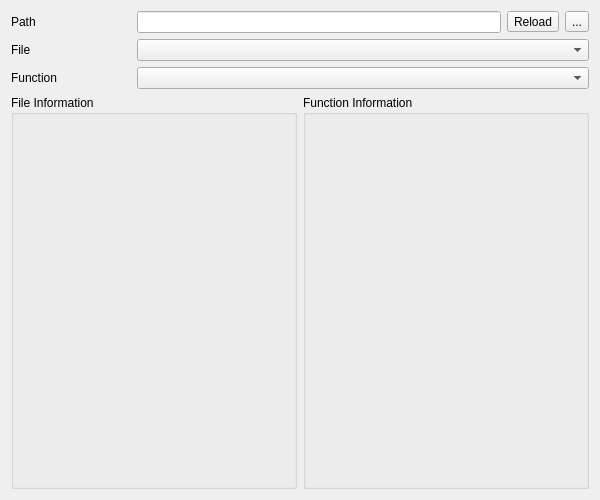
<?xml version="1.0" encoding="UTF-8"?>
<ui version="4.0">
 <class>MainWidget</class>
 <widget class="QWidget" name="MainWidget">
  <property name="geometry">
   <rect>
    <x>0</x>
    <y>0</y>
    <width>600</width>
    <height>500</height>
   </rect>
  </property>
  <property name="windowTitle">
   <string>Complexity Analysis</string>
  </property>
  <layout class="QVBoxLayout" name="verticalLayout">
   <item>
    <layout class="QHBoxLayout" name="layoutPath">
     <item>
      <widget class="QLabel" name="labelPath">
       <property name="minimumSize">
        <size>
         <width>120</width>
         <height>0</height>
        </size>
       </property>
       <property name="maximumSize">
        <size>
         <width>120</width>
         <height>16777215</height>
        </size>
       </property>
       <property name="text">
        <string>Path</string>
       </property>
      </widget>
     </item>
     <item>
      <widget class="QLineEdit" name="lineEdit"/>
     </item>
     <item>
      <widget class="QToolButton" name="reloadPathButton">
       <property name="text">
        <string>Reload</string>
       </property>
      </widget>
     </item>
     <item>
      <widget class="QToolButton" name="choosePathButton">
       <property name="text">
        <string>...</string>
       </property>
      </widget>
     </item>
    </layout>
   </item>
   <item>
    <layout class="QHBoxLayout" name="layoutFile">
     <item>
      <widget class="QLabel" name="labelFile">
       <property name="maximumSize">
        <size>
         <width>120</width>
         <height>16777215</height>
        </size>
       </property>
       <property name="text">
        <string>File</string>
       </property>
      </widget>
     </item>
     <item>
      <widget class="QComboBox" name="comboBoxFile"/>
     </item>
    </layout>
   </item>
   <item>
    <layout class="QHBoxLayout" name="layoutFunction">
     <item>
      <widget class="QLabel" name="labelFunction">
       <property name="maximumSize">
        <size>
         <width>120</width>
         <height>16777215</height>
        </size>
       </property>
       <property name="text">
        <string>Function</string>
       </property>
      </widget>
     </item>
     <item>
      <widget class="QComboBox" name="comboBoxFunction"/>
     </item>
    </layout>
   </item>
   <item>
    <layout class="QHBoxLayout" name="layoutInformation">
     <item>
      <widget class="QGroupBox" name="groupBoxFileInfo">
       <property name="sizePolicy">
        <sizepolicy hsizetype="Preferred" vsizetype="Expanding">
         <horstretch>0</horstretch>
         <verstretch>0</verstretch>
        </sizepolicy>
       </property>
       <property name="title">
        <string>File Information</string>
       </property>
      </widget>
     </item>
     <item>
      <widget class="QGroupBox" name="groupBoxFunctionInfo">
       <property name="title">
        <string>Function Information</string>
       </property>
      </widget>
     </item>
    </layout>
   </item>
  </layout>
 </widget>
 <resources/>
 <connections/>
</ui>
